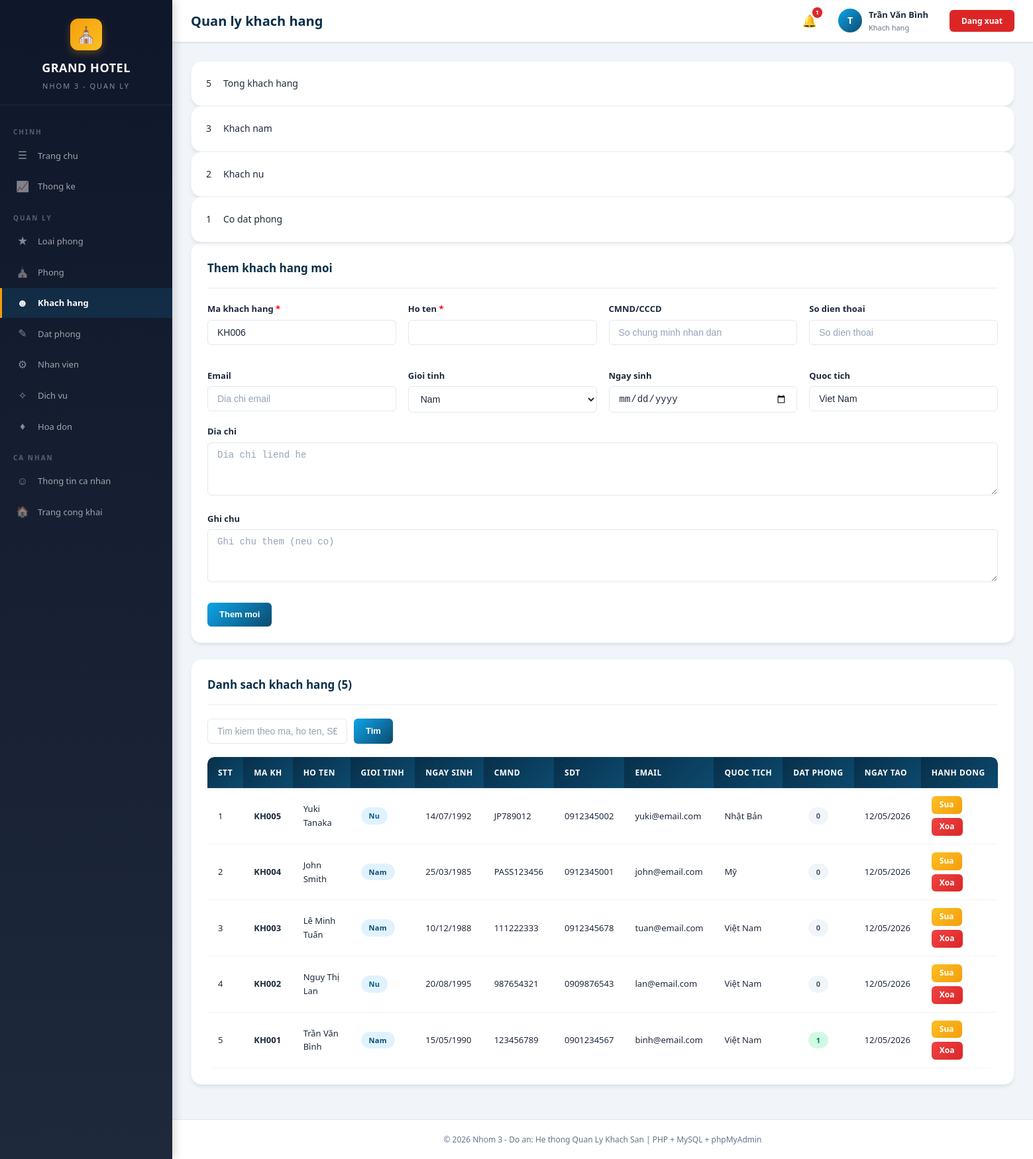
/khachhang.php (signed in), run on the app's committed database.
### tables this page shows
CREATE TABLE IF NOT EXISTS khachhang (
    id INT AUTO_INCREMENT PRIMARY KEY,
    makh VARCHAR(20) NOT NULL UNIQUE,
    taikhoan_id INT,
    hoten VARCHAR(100) NOT NULL,
    cmnd VARCHAR(20),
    sdt VARCHAR(15),
    email VARCHAR(100),
    diachi TEXT,
    gioitinh ENUM('Nam', 'Nu', 'Khac') DEFAULT 'Nam',
    ngaysinh DATE,
    quoctich VARCHAR(50) DEFAULT 'Việt Nam',
    ghichu TEXT,
    created_at TIMESTAMP DEFAULT CURRENT_TIMESTAMP,
    FOREIGN KEY (taikhoan_id) REFERENCES taikhoan(id) ON DELETE SET NULL
);

### config.php (called while the page is built, shortened)
<?php
$host = 'localhost';
$dbname = 'quanly_khachsan';
$username = 'root';
$password = '';
try {
    $pdo = new PDO("mysql:host=$host;dbname=$dbname;charset=utf8mb4", $username, $password);
    $pdo->setAttribute(PDO::ATTR_ERRMODE, PDO::ERRMODE_EXCEPTION);
    $pdo->setAttribute(PDO::ATTR_DEFAULT_FETCH_MODE, PDO::FETCH_ASSOC);
} catch (PDOException $e) {
    die("Kết nối cơ sở dữ liệu thất bại: " . $e->getMessage());
}
function formatDate($date) {
    return date('d/m/Y', strtotime($date));
}
function generateCode($prefix, $table) {
    global $pdo;
    $stmt = $pdo->query("SELECT MAX(id) as max_id FROM $table");
    $row = $stmt->fetch();
    $next = ($row['max_id'] ?? 0) + 1;
    return $prefix . str_pad($next, 3, '0', STR_PAD_LEFT);
}
?>

### khachhang.php (the view, shortened to what this page needs)
<?php
require_once 'config.php';
$editItem = null;
$search = trim($_GET['search'] ?? '');
$where = '';
$params = [];
$sql = "SELECT k.*,
            (SELECT COUNT(*) FROM datphong dp WHERE dp.khachhang_id = k.id) AS solandatphong
        FROM khachhang k
        $where
        ORDER BY k.id DESC";
$stmt = $pdo->prepare($sql);
$stmt->execute($params);
$dsKhach = $stmt->fetchAll();
$totalKhach = $pdo->query("SELECT COUNT(*) FROM khachhang")->fetchColumn();
require_once 'header.php';
?>
<div class="stats-row">
    <div class="stat-card">
        <div class="stat-value"><?php echo $totalKhach; ?></div>
        <div class="stat-label">Tong khach hang</div>
    </div>
    <div class="stat-card">
        <div class="stat-value"><?php echo $pdo->query("SELECT COUNT(*) FROM khachhang WHERE gioitinh = 'Nam'")->fetchColumn(); ?></div>
        <div class="stat-label">Khach nam</div>
    </div>
    <div class="stat-card">
        <div class="stat-value"><?php echo $pdo->query("SELECT COUNT(*) FROM khachhang WHERE gioitinh = 'Nu'")->fetchColumn(); ?></div>
        <div class="stat-label">Khach nu</div>
    </div>
    <div class="stat-card">
        <div class="stat-value"><?php echo $pdo->query("SELECT COUNT(*) FROM khachhang k INNER JOIN datphong dp ON dp.khachhang_id = k.id")->fetchColumn(); ?></div>
        <div class="stat-label">Co dat phong</div>
    </div>
</div>
<div class="card">
    <div class="card-header">
        <h3><?php echo $editItem ? 'Sua thong tin khach hang' : 'Them khach hang moi'; ?></h3>
    </div>
    <form method="POST" action="">
        <div class="form-grid">
            <div class="form-group">
                <label>Ma khach hang <span style="color:red">*</span></label>
                <input type="text" name="makh" class="form-control" value="<?php echo $editItem ? htmlspecialchars($editItem['makh']) : generateCode('KH', 'khachhang'); ?>" required>
            </div>
            <div class="form-group">
                <label>Ho ten <span style="color:red">*</span></label>
                <input type="text" name="hoten" class="form-control" value="<?php echo $editItem ? htmlspecialchars($editItem['hoten']) : ''; ?>" required>
            </div>
            <div class="form-group">
                <label>CMND/CCCD</label>
                <input type="text" name="cmnd" class="form-control" value="<?php echo $editItem ? htmlspecialchars($editItem['cmnd'] ?? '') : ''; ?>" placeholder="So chung minh nhan dan">
            </div>
            <div class="form-group">
                <label>So dien thoai</label>
                <input type="text" name="sdt" class="form-control" value="<?php echo $editItem ? htmlspecialchars($editItem['sdt'] ?? '') : ''; ?>" placeholder="So dien thoai">
            </div>
            <div class="form-group">
                <label>Email</label>
                <input type="email" name="email" class="form-control" value="<?php echo $editItem ? htmlspecialchars($editItem['email'] ?? '') : ''; ?>" placeholder="Dia chi email">
            </div>
            <div class="form-group">
                <label>Gioi tinh</label>
                <select name="gioitinh" class="form-control">
                    <option value="Nam" <?php echo ($editItem && $editItem['gioitinh'] === 'Nam') ? 'selected' : ''; ?>>Nam</option>
                </select>
            </div>
            <div class="form-group">
                <label>Ngay sinh</label>
                <input type="date" name="ngaysinh" class="form-control" value="<?php echo $editItem ? formatDateInput($editItem['ngaysinh'] ?? '') : ''; ?>">
            </div>
            <div class="form-group">
                <label>Quoc tich</label>
                <input type="text" name="quoctich" class="form-control" value="<?php echo $editItem ? htmlspecialchars($editItem['quoctich'] ?? '') : 'Viet Nam'; ?>" placeholder="Quoc tich">
            </div>
        </div>
        <div class="form-group">
            <label>Dia chi</label>
            <textarea name="diachi" class="form-control" rows="2" placeholder="Dia chi liend he"><?php echo $editItem ? htmlspecialchars($editItem['diachi'] ?? '') : ''; ?></textarea>
        </div>
        <div class="form-group">
            <label>Ghi chu</label>
            <textarea name="ghichu" class="form-control" rows="2" placeholder="Ghi chu them (neu co)"><?php echo $editItem ? htmlspecialchars($editItem['ghichu'] ?? '') : ''; ?></textarea>
        </div>
        <div class="form-actions">
            <button type="submit" class="btn btn-primary"><?php echo $editItem ? 'Cap nhat' : 'Them moi'; ?></button>
        </div>
    </form>
</div>
<div class="card">
    <div class="card-header">
        <h3>Danh sach khach hang (<?php echo $totalKhach; ?>)</h3>
    </div>
    <div class="search-bar">
        <form method="GET" action="" style="display:flex; gap:10px;">
            <input type="text" name="search" class="form-control" placeholder="Tim kiem theo ma, ho ten, SĐT, CMND, email..." value="<?php echo htmlspecialchars($search); ?>">
            <button type="submit" class="btn btn-primary">Tim</button>
        </form>
    </div>
    <div class="table-wrapper">
        <table>
            <thead>
                <tr>
                    <th>STT</th>
                    <th>Ma KH</th>
                    <th>Ho ten</th>
                    <th>Gioi tinh</th>
                    <th>Ngay sinh</th>
                    <th>CMND</th>
                    <th>SDT</th>
                    <th>Email</th>
                    <th>Quoc tich</th>
                    <th>Dat phong</th>
                    <th>Ngay tao</th>
                    <th>Hanh dong</th>
                </tr>
            </thead>
            <tbody>
                <?php if (empty($dsKhach)): ?>
                    <tr><td colspan="12" style="text-align:center;">Khong co khach hang nao<?php echo $search ? ' phoi voi tu khoa "' . htmlspecialchars($search) . '"' : ''; ?></td></tr>
                <?php else: ?>
                    <?php $stt = 1; foreach ($dsKhach as $kh): ?>
                    <tr>
                        <td><?php echo $stt++; ?></td>
                        <td><strong><?php echo htmlspecialchars($kh['makh']); ?></strong></td>
                        <td>
                            <?php echo htmlspecialchars($kh['hoten']); ?>
                        </td>
                        <td>
                            <?php
                            if ($kh['gioitinh'] === 'Nu') echo '<span class="badge badge-info">Nu</span>';
                            elseif ($kh['gioitinh'] === 'Khac') echo '<span class="badge badge-secondary">Khac</span>';
                            else echo '<span class="badge badge-primary">Nam</span>';
                            ?>
                        </td>
                        <td><?php echo formatDate($kh['ngaysinh']); ?></td>
                        <td><?php echo htmlspecialchars($kh['cmnd'] ?? ''); ?></td>
                        <td><?php echo htmlspecialchars($kh['sdt'] ?? ''); ?></td>
                        <td><?php echo htmlspecialchars($kh['email'] ?? ''); ?></td>
                        <td><?php echo htmlspecialchars($kh['quoctich'] ?? 'Viet Nam'); ?></td>
                        <td style="text-align:center;">
                            <?php
                            $soLan = (int)$kh['solandatphong'];
                            if ($soLan > 0) {
                                echo '<span class="badge badge-success">' . $soLan . '</span>';
                            } else {
                                echo '<span class="badge badge-secondary">0</span>';
                            }
                            ?>
                        </td>
                        <td><?php echo formatDate($kh['created_at']); ?></td>
                        <td>
                            <div class="btn-group">
                                <a href="khachhang.php?edit=<?php echo $kh['id']; ?>" class="btn btn-warning btn-sm">Sua</a>
                                <a href="khachhang.php?delete=<?php echo $kh['id']; ?>" class="btn btn-danger btn-sm" onclick="return confirm('Ban co chac muon xoa khach hang <?php echo htmlspecialchars(addslashes($kh['hoten'])); ?>?')">Xoa</a>
                            </div>
                        </td>
                    </tr>
                    <?php endforeach; ?>
                <?php endif; ?>
            </tbody>
        </table>
    </div>
</div>
<?php require_once 'footer.php'; ?>

### data on the page
khachhang: makh "KH005", hoten "Yuki Tanaka", gioitinh "Nu", ngaysinh "14/07/1992", cmnd "JP789012", sdt "0912345002", email "yuki@email.com", quoctich "Nhật Bản", created_at "12/05/2026"
khachhang: makh "KH004", hoten "John Smith", gioitinh "Nam", ngaysinh "25/03/1985", cmnd "PASS123456", sdt "0912345001", email "john@email.com", quoctich "Mỹ", created_at "12/05/2026"
khachhang: makh "KH003", hoten "Lê Minh Tuấn", gioitinh "Nam", ngaysinh "10/12/1988", cmnd "111222333", sdt "0912345678", email "tuan@email.com", quoctich "Việt Nam", created_at "12/05/2026"
khachhang: makh "KH002", hoten "Nguy Thị Lan", gioitinh "Nu", ngaysinh "20/08/1995", cmnd "987654321", sdt "0909876543", email "lan@email.com", quoctich "Việt Nam", created_at "12/05/2026"
khachhang: makh "KH001", hoten "Trần Văn Bình", gioitinh "Nam", ngaysinh "15/05/1990", cmnd "123456789", sdt "0901234567", email "binh@email.com", quoctich "Việt Nam", soLan "1", created_at "12/05/2026"

### other printed values
$page_title "Quan ly khach hang"
$unread "1"
mb_substr($_SESSION['hoten'] ?? 'A', 0, 1, 'UTF-8') "T"
$_SESSION['hoten'] "Trần Văn Bình"
$totalKhach "5"
